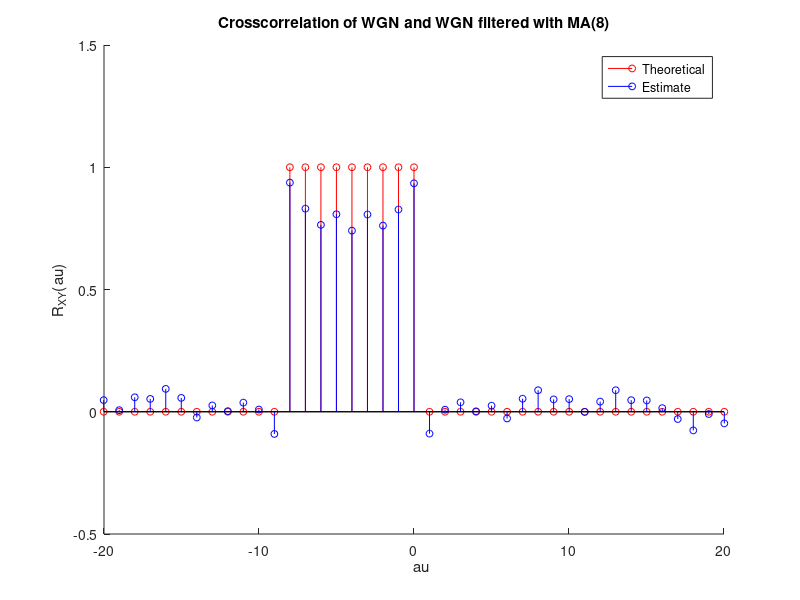

This figure's MATLAB source:
x = zeros(1, 1000);
for i = 1:1000
    x(i) = randn;
end
figure(1)
y = filter(ones(9,1), [1], x);
z = linspace(-1000, 1000, 1999);
w = zeros(1, 1999);
for j = 0:8
    w(1000-j) =1;
end
hold on
stem(z, w, 'r', 'MarkerSize',5)
stem(z, xcorr(x, y,'unbiased'),'b','MarkerSize',5)
legend('Theoretical', 'Estimate')
axis([-20 20 -0.5 1.5])
xlabel("\tau")
ylabel("R_{XY}(\tau)")
title("Crosscorrelation of WGN and WGN filtered with MA(8)")
zoom on
hold off